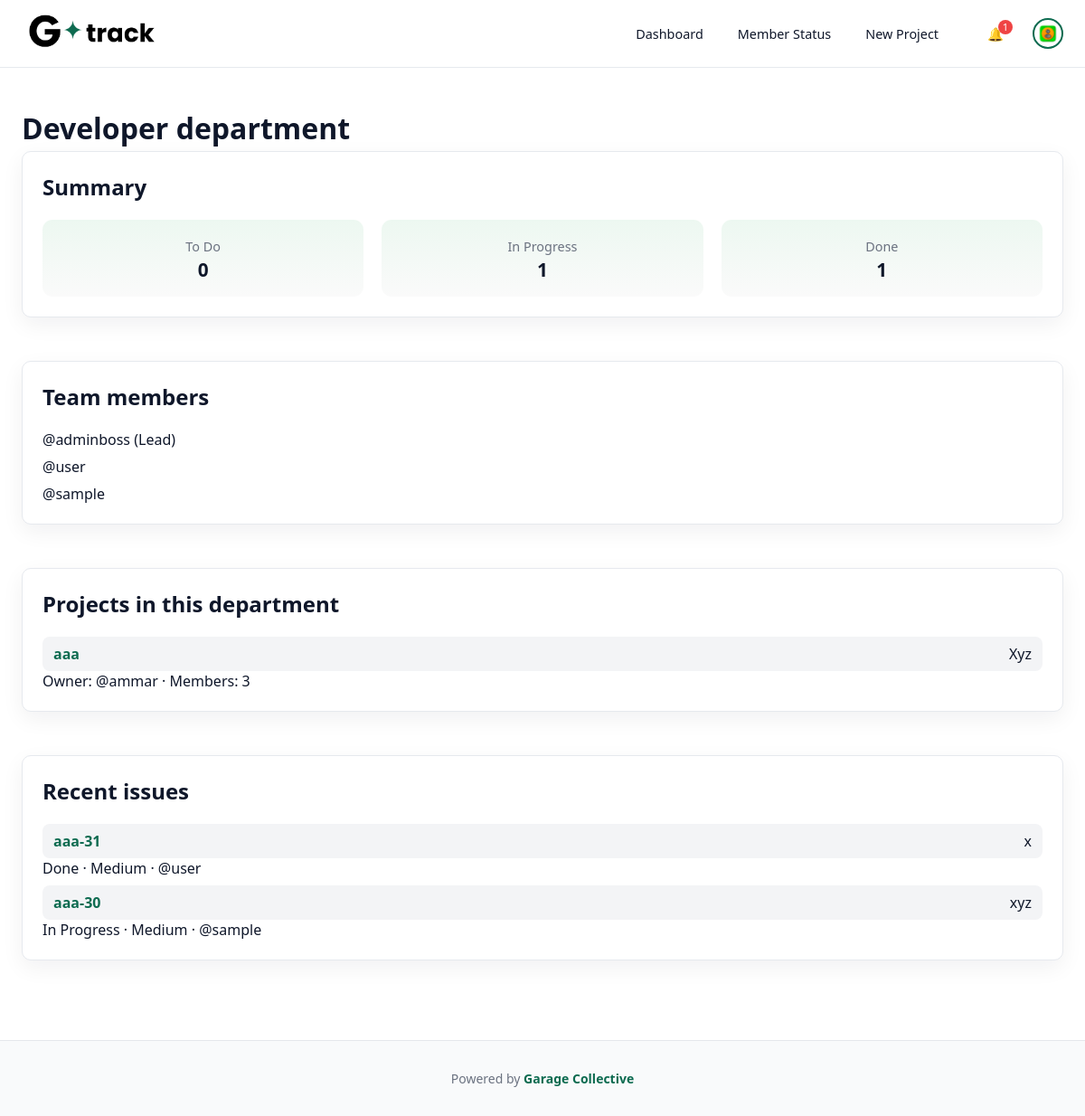
Screenshot of /departments/DEV/ (signed in) with the database file from the repository.
### board/models.py (models this page shows, shortened)
class Project(models.Model):
    name = models.CharField(max_length=100)
    key = models.CharField(
        max_length=10,
        unique=True,                      # keep this if you want each key only once
        help_text="Short code, e.g. CRM",
    )
    description = models.TextField(blank=True)
    owner = models.ForeignKey(
        User,
        related_name="owned_projects",
        on_delete=models.CASCADE,
    )
    issue_date = models.DateField(null=True, blank=True)
    deadline_date = models.DateField(null=True, blank=True)
    sop = models.TextField(
        blank=True,
        help_text="Step-by-step SOP for this project.",
    )
    reference_url = models.URLField(
        blank=True,
        null=True,
        help_text="Optional: link to docs / design / folder for this project.",
    )
    members = models.ManyToManyField(
        User,
        related_name="projects",
        blank=True,
        help_text="Team members who can see this project.",
    )
    department = models.CharField(
        max_length=50,
        choices=Profile.DEPARTMENT_CHOICES,
        blank=True,
        null=True,
        help_text="Department this project belongs to",
    )
    created_at = models.DateTimeField(auto_now_add=True)
    class Meta:
        ordering = ["name"]

class Issue(models.Model):
    STATUS_CHOICES = [
        ("TODO", "To Do"),
        ("IN_PROGRESS", "In Progress"),
        ("DONE", "Done"),
    ]
    PRIORITY_CHOICES = [
        ("LOW", "Low"),
        ("MEDIUM", "Medium"),
        ("HIGH", "High"),
        ("CRITICAL", "Critical"),
    ]
    project = models.ForeignKey(Project, related_name="issues", on_delete=models.CASCADE)
    title = models.CharField(max_length=200)
    description = models.TextField(blank=True)
    status = models.CharField(max_length=20, choices=STATUS_CHOICES, default="TODO")
    priority = models.CharField(max_length=20, choices=PRIORITY_CHOICES, default="MEDIUM")
    assignee = models.ForeignKey(User, null=True, blank=True, on_delete=models.SET_NULL)
    members = models.ManyToManyField(
        User,
        related_name="issue_memberships",
        blank=True,
    )
    due_date = models.DateField(null=True, blank=True)
    show_on_board = models.BooleanField(
        default=True,
        help_text="If false the issue is hidden from the project's kanban columns but still visible in My Tasks and issue detail."
    )
    created_at = models.DateTimeField(auto_now_add=True)
    updated_at = models.DateTimeField(auto_now=True)
    class Meta:
        ordering = ["-created_at"]

### board/views.py (the view)
class DepartmentProjectsView(LoginRequiredMixin, TemplateView):
    template_name = "board/department_projects.html"
    def get_context_data(self, **kwargs):
        ctx = super().get_context_data(**kwargs)
        dept_code = self.kwargs["dept_code"]  # e.g. "DEV"
        dept_label = dict(Profile.DEPARTMENT_CHOICES).get(dept_code, dept_code)
        members = User.objects.filter(profile__department=dept_code).select_related(
            "profile"
        )
        projects = (
            Project.objects.filter(
                Q(owner__profile__department=dept_code)
                | Q(members__profile__department=dept_code)
            )
            .distinct()
            .order_by("name")
        )
        issues = (
            Issue.objects.filter(project__in=projects)
            .select_related("project", "assignee")
            .order_by("-updated_at")
        )
        ctx["dept_code"] = dept_code
        ctx["dept_label"] = dept_label
        ctx["todo_count"] = issues.filter(status="TODO").count()
        ctx["in_progress_count"] = issues.filter(status="IN_PROGRESS").count()
        ctx["done_count"] = issues.filter(status="DONE").count()
        ctx["projects"] = projects
        ctx["members"] = members
        ctx["recent_issues"] = issues[:5]
        return ctx

### board/context_processors.py (called while the page is built)
def user_issue_counts(request):
    if not request.user.is_authenticated:
        return {}
    today = timezone.localdate()
    overdue = Issue.objects.filter(
        assignee=request.user,
        due_date__lt=today
    ).exclude(status="DONE").count()
    open_issues = Issue.objects.filter(
        assignee=request.user
    ).exclude(status="DONE").count()
    return {
        "nav_overdue_count": overdue,
        "nav_open_issue_count": open_issues,
    }

def notifications_context(request):
    if request.user.is_authenticated:
        count = Notification.objects.filter(
            user=request.user,
            is_read=False
        ).count()
    else:
        count = 0
    return {"unread_notifications_count": count}

### board/templates/board/department_projects.html (shortened to what this page needs)
{% extends "base.html" %}
{% block content %}
<h1 class="page-title">{{ dept_label }} department</h1>
<div class="dashboard-grid">
  <section class="card">
    <h2>Summary</h2>
    <div class="stats-row">
      <div class="stat">
        <span class="label">To Do</span>
        <span class="value">{{ todo_count }}</span>
      </div>
      <div class="stat">
        <span class="label">In Progress</span>
        <span class="value">{{ in_progress_count }}</span>
      </div>
      <div class="stat">
        <span class="label">Done</span>
        <span class="value">{{ done_count }}</span>
      </div>
    </div>
  </section>
  <section class="card">
    <h2>Team members</h2>
    {% if members %}
      <ul class="project-list">
        {% for u in members %}
          <li>
            <span class="project-name">
              @{{ u.username }}
              {% if u.profile.role == "LEAD" %}(Lead){% endif %}
            </span>
          </li>
        {% endfor %}
      </ul>
    {% else %}
      <p>No members assigned to this department yet.</p>
    {% endif %}
  </section>
  <section class="card">
    <h2>Projects in this department</h2>
    {% if projects %}
      <ul class="project-list">
        {% for p in projects %}
          <li>
            <a href="{% url 'project_board' p.pk %}">
              <span class="project-key">{{ p.key }}</span>
              <span class="project-name">{{ p.name }}</span>
            </a>
            <span class="project-meta">
              Owner: @{{ p.owner.username }}
              · Members: {{ p.members.count }}
            </span>
          </li>
        {% endfor %}
      </ul>
    {% else %}
      <p>No projects yet for this department.</p>
    {% endif %}
  </section>
  <section class="card">
    <h2>Recent issues</h2>
    {% if recent_issues %}
      <ul class="project-list">
        {% for issue in recent_issues %}
          <li>
            <a href="{% url 'issue_detail' issue.pk %}">
              <span class="project-key">{{ issue.project.key }}-{{ issue.id }}</span>
              <span class="project-name">{{ issue.title }}</span>
            </a>
            <span class="project-meta">
              {{ issue.get_status_display }} ·
              {{ issue.get_priority_display }}
              {% if issue.assignee %} · @{{ issue.assignee.username }}{% endif %}
            </span>
          </li>
        {% endfor %}
      </ul>
    {% else %}
      <p>No issues yet.</p>
    {% endif %}
  </section>
</div>
{% endblock %}

### static/css/style.css (style rules this page uses)
:root { --bg: #ffffff; --bg-elevated: #f8fafc; --card: #ffffff; --card-contrast: #f3f4f6; --accent: #0D6B50; --accent-soft: rgba(22, 163, 74, 0.08); --text: #0f172a; --muted: #6b7280; --danger: #ef4444; --border: #e6e9ee; --shadow: 0 8px 24px rgba(15, 23, 42, 0.06); }
* { box-sizing: border-box; }
body { margin: 0; font-family: system-ui, -apple-system, BlinkMacSystemFont, "Segoe UI", sans-serif; background: linear-gradient(180deg, #ffffff 0%, #f8fafc 100%); color: var(--text); -webkit-font-smoothing: antialiased; -moz-osx-font-smoothing: grayscale; }
a { color: var(--accent); text-decoration: none; }
.card { background: var(--card); border-radius: 0.75rem; padding: 1.25rem 1.5rem; border: 1px solid var(--border); box-shadow: var(--shadow); color: var(--text); }
.card h1, .card h2 { margin-top: 0; }
.dashboard-grid { display: flex; flex-direction: column; gap: 1.5rem; }
.stats-row { display: flex; gap: 1.25rem; }
.stat { flex: 1; padding: 1.1rem 1rem; border-radius: 0.7rem; background: linear-gradient(180deg, var(--accent-soft), rgba(250, 250, 250, 0.95)); display: flex; flex-direction: column; align-items: center; justify-content: center; text-align: center; min-height: 85px; }
.stat .label { font-size: 0.9rem; color: var(--muted); margin-bottom: 0.35rem; }
.stat .value { font-size: 1.3rem; font-weight: 800; line-height: 1; }
.project-list { list-style: none; margin: 0; padding: 0; }
.project-list li + li { margin-top: 0.5rem; }
.project-list a { display: flex; align-items: center; justify-content: space-between; padding: 0.5rem 0.75rem; border-radius: 0.5rem; background: var(--card-contrast); color: var(--text); }
.project-key { font-weight: 600; color: var(--accent); }
.project-name { color: var(--text); }
.page-title { margin-bottom: 0.25rem; color: var(--text); }
.card { padding: 20px; background: var(--card); border-radius: 10px; }
.card { margin-bottom: 1.5rem; }
.card { padding: 22px; }

### templates/base.html (style rules this page uses)
body { background: #ffffff !important; color: #111 !important; }

### rows the page displays
Project: key "aaa", name "Xyz", owner.username "ammar", members.count "3"
Issue: project.key "aaa", id "31", title "x", status "Done", priority "Medium", assignee.username "user"
Issue: project.key "aaa", id "30", title "xyz", status "In Progress", priority "Medium", assignee.username "sample"

### other values shown
{{ unread_notifications_count }} "1"
{{ dept_label }} "Developer"
{{ todo_count }} "0"
{{ in_progress_count }} "1"
{{ done_count }} "1"
{{ u.username }} "adminboss"
{{ u.username }} "user"
{{ u.username }} "sample"
